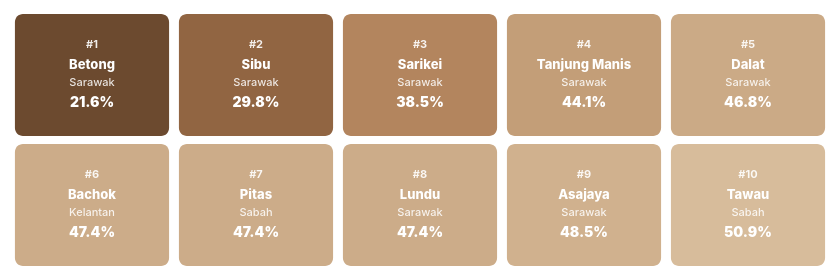

Write the Vega-Lite specification saved for this chart.
### Vega-Lite specification from a JSON file in a GitHub repository (floating-point values rounded to 4 significant figures)
{"$schema": "https://vega.github.io/schema/vega-lite/v5.json", "width": 820, "height": 260, "autosize": {"type": "pad", "contains": "padding"}, "padding": {"left": 10, "right": 10, "top": 10, "bottom": 10}, "data": {"values": [{"district": "Betong", "state": "Sarawak", "pw": 21.6, "rank": 1, "col": 0, "row": 0, "rank_label": "#1", "pw_label": "21.6%"}, {"district": "Sibu", "state": "Sarawak", "pw": 29.8, "rank": 2, "col": 1, "row": 0, "rank_label": "#2", "pw_label": "29.8%"}, {"district": "Sarikei", "state": "Sarawak", "pw": 38.5, "rank": 3, "col": 2, "row": 0, "rank_label": "#3", "pw_label": "38.5%"}, {"district": "Tanjung Manis", "state": "Sarawak", "pw": 44.1, "rank": 4, "col": 3, "row": 0, "rank_label": "#4", "pw_label": "44.1%"}, {"district": "Dalat", "state": "Sarawak", "pw": 46.8, "rank": 5, "col": 4, "row": 0, "rank_label": "#5", "pw_label": "46.8%"}, {"district": "Bachok", "state": "Kelantan", "pw": 47.4, "rank": 6, "col": 0, "row": 1, "rank_label": "#6", "pw_label": "47.4%"}, {"district": "Pitas", "state": "Sabah", "pw": 47.4, "rank": 7, "col": 1, "row": 1, "rank_label": "#7", "pw_label": "47.4%"}, {"district": "Lundu", "state": "Sarawak", "pw": 47.4, "rank": 8, "col": 2, "row": 1, "rank_label": "#8", "pw_label": "47.4%"}, {"district": "Asajaya", "state": "Sarawak", "pw": 48.5, "rank": 9, "col": 3, "row": 1, "rank_label": "#9", "pw_label": "48.5%"}, {"district": "Tawau", "state": "Sabah", "pw": 50.9, "rank": 10, "col": 4, "row": 1, "rank_label": "#10", "pw_label": "50.9%"}]}, "layer": [{"mark": {"type": "rect", "cornerRadius": 8}, "encoding": {"x": {"field": "col", "type": "ordinal", "axis": null, "scale": {"paddingInner": 0.06}}, "y": {"field": "row", "type": "ordinal", "axis": null, "scale": {"paddingInner": 0.06}}, "color": {"field": "pw", "type": "quantitative", "scale": {"domain": [20, 35, 50], "range": ["#65452C", "#A9764E", "#D4B896"]}, "legend": null}, "tooltip": [{"field": "rank_label", "type": "nominal", "title": "Rank"}, {"field": "district", "type": "nominal", "title": "District"}, {"field": "state", "type": "nominal", "title": "State"}, {"field": "pw_label", "type": "nominal", "title": "Piped water"}]}}, {"mark": {"type": "text", "fontSize": 11, "fontWeight": 700, "color": "white", "opacity": 0.9, "dy": -30}, "encoding": {"x": {"field": "col", "type": "ordinal"}, "y": {"field": "row", "type": "ordinal"}, "text": {"field": "rank_label"}}}, {"mark": {"type": "text", "fontSize": 13, "fontWeight": 800, "color": "white", "dy": -10}, "encoding": {"x": {"field": "col", "type": "ordinal"}, "y": {"field": "row", "type": "ordinal"}, "text": {"field": "district"}}}, {"mark": {"type": "text", "fontSize": 11, "fontWeight": 500, "color": "white", "opacity": 0.85, "dy": 8}, "encoding": {"x": {"field": "col", "type": "ordinal"}, "y": {"field": "row", "type": "ordinal"}, "text": {"field": "state"}}}, {"mark": {"type": "text", "fontSize": 14, "fontWeight": 900, "color": "white", "dy": 28}, "encoding": {"x": {"field": "col", "type": "ordinal"}, "y": {"field": "row", "type": "ordinal"}, "text": {"field": "pw_label"}}}], "config": {"view": {"stroke": null}, "background": null, "font": "Inter", "text": {"font": "Inter"}}}
